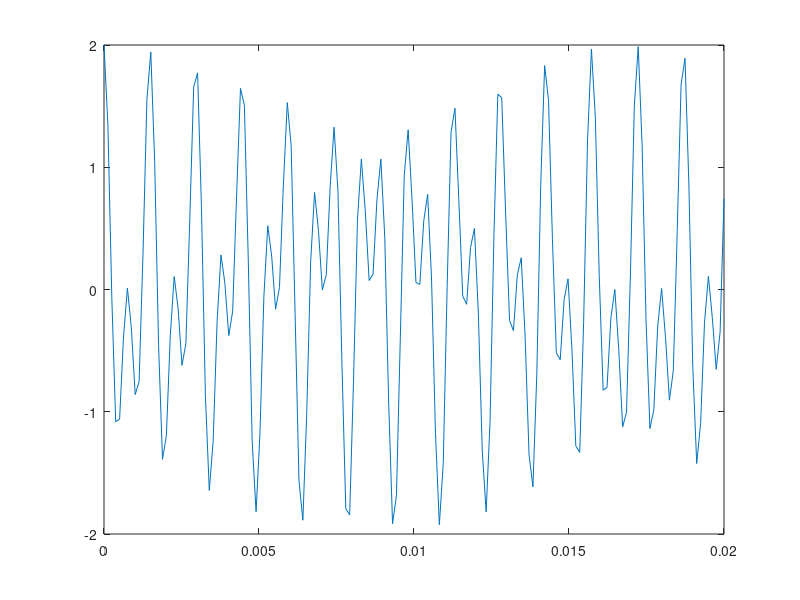
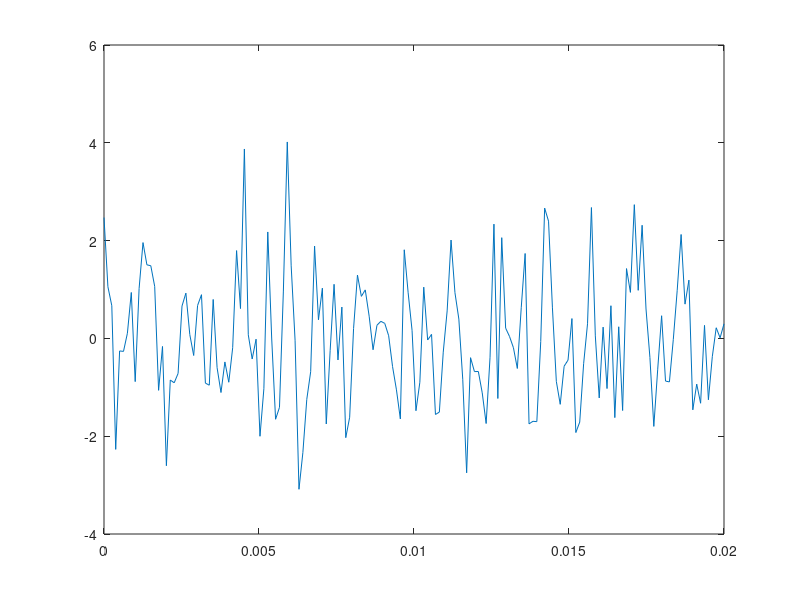

MATLAB code to generate these figures, in order: (Note: this script raises an error after producing the figures.)
%{
EE-2347 Project 4 TestDecoder
Contributers: Brian McRee
11/30/2013

Published open-source on Git: LegallyKF5RCL/MatlabProjectFINAL
%}

clc;
clear all;
close all;

%initialize
Wav = 2;
Samples = 8000;
Amp = 1;
Fqs = [697 770 852 941 1209 1336 1477 1633];
Time = .02;
SampTime = Time * Samples;


%make matricies
%Sinusoids = zeros(Wav, SampTime);
Sinusoid1 = zeros(1, SampTime);
Sinusoid2 = zeros(1, SampTime);
%FinalWave = zeros(1, SampTime);
X = linspace(0, Time, SampTime);


for i = 1:SampTime
    Sinusoid1(1,i) = cos(2 * pi * 697 * X(i));
end
for i = 1:SampTime
    Sinusoid2(1,i) = cos(2 * pi * 1336 * X(i));
end

FinalWave = Sinusoid1 + Sinusoid2;


AWGN_FinalWave1 = awgn(FinalWave, 40);
AWGN_FinalWave2 = awgn(FinalWave, 0);

plot(X, FinalWave);
figure;
plot(X, AWGN_FinalWave2);
figure;

FreqIndecies = round(Fqs / Samples * SampTime + 1);
%FreqIndecies = round(FreqIndecies * Samples / SampTime);

%FrewIndecies = Fqs + 1;

GoGoGoertzel = goertzel(FinalWave, FreqIndecies);
stem(Fqs, abs(GoGoGoertzel));
figure;


GoGoGoertzel = goertzel(AWGN_FinalWave1, FreqIndecies);
stem(Fqs, abs(GoGoGoertzel));
figure;

GoGoGoertzel = goertzel(AWGN_FinalWave2, FreqIndecies);
stem(Fqs, abs(GoGoGoertzel));










